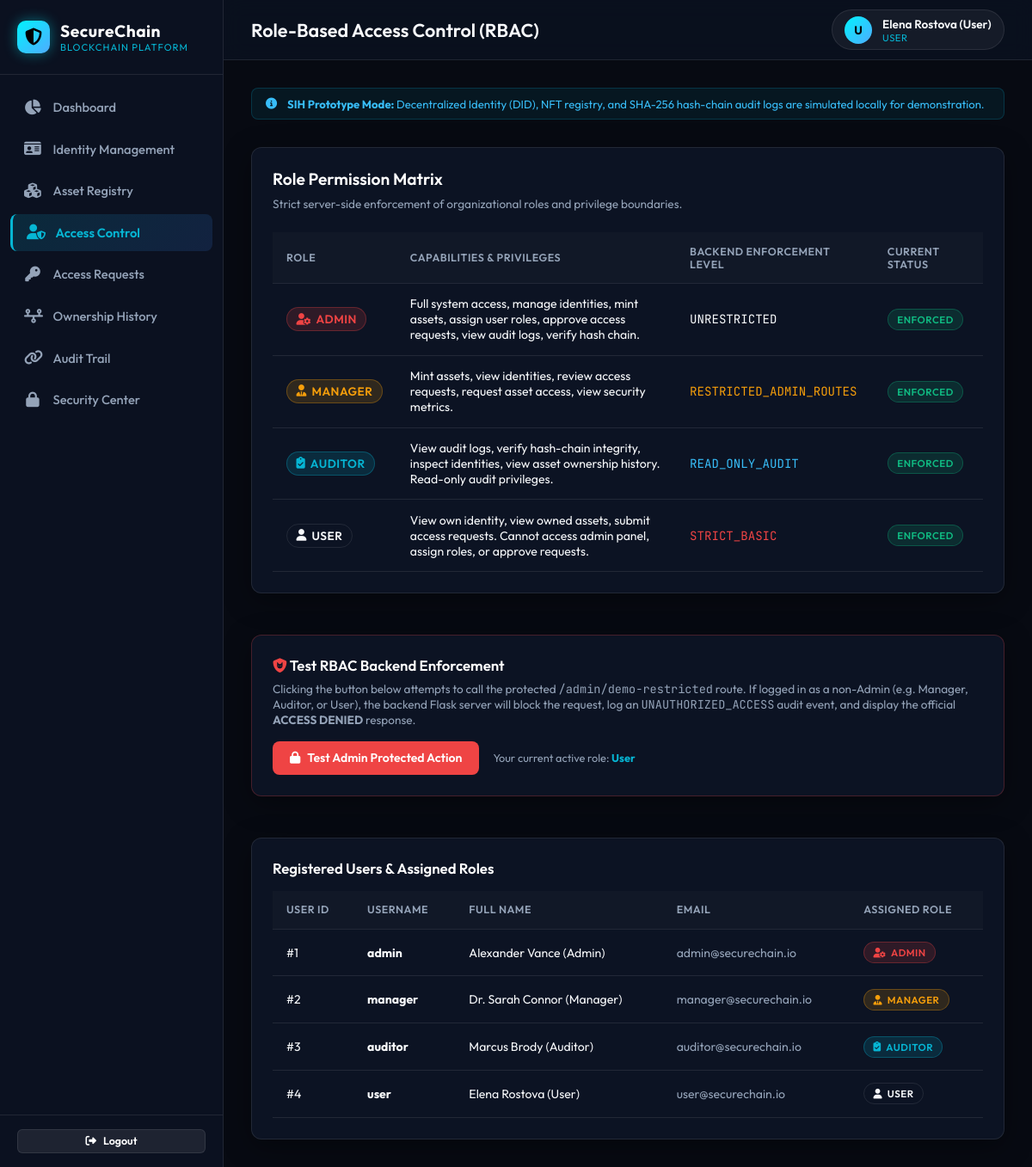
Screenshot of /access-control (signed in) with the database file from the repository.
### tables this page shows
CREATE TABLE users (
        id INTEGER PRIMARY KEY AUTOINCREMENT,
        username TEXT UNIQUE NOT NULL,
        password_hash TEXT NOT NULL,
        role TEXT NOT NULL,
        full_name TEXT NOT NULL,
        email TEXT NOT NULL,
        created_at DATETIME DEFAULT CURRENT_TIMESTAMP
    );

### app.py (the view)
@app.route('/access-control')
@login_required
def access_control():
    conn = get_db_connection()
    users_list = conn.execute('SELECT * FROM users ORDER BY id ASC').fetchall()
    conn.close()
    return render_template('access_control.html', users=users_list)

### app.py (called while the page is built)
@app.context_processor
def inject_user():
    return dict(
        current_user=session.get('username'),
        current_role=session.get('role'),
        current_full_name=session.get('full_name')
    )

### auth.py (called while the page is built)
def login_required(f):
    @wraps(f)
    def decorated_function(*args, **kwargs):
        if 'user_id' not in session:
            flash('Please log in to access this page.', 'warning')
            return redirect(url_for('login'))
        return f(*args, **kwargs)
    return decorated_function

### database.py (called while the page is built)
def get_db_connection():
    conn = sqlite3.connect(DB_PATH)
    conn.row_factory = sqlite3.Row
    return conn

### templates/access_control.html (shortened to what this page needs)
{% extends "base.html" %}
{% block header_title %}Role-Based Access Control (RBAC){% endblock %}
{% block content %}
<div class="glass-card">
  <h2 style="font-size: 1.2rem; font-weight: 600; color: #fff; margin-bottom: 0.5rem;">Role Permission Matrix</h2>
  <p style="font-size: 0.85rem; color: var(--text-muted); margin-bottom: 1.5rem;">
    Strict server-side enforcement of organizational roles and privilege boundaries.
  </p>
  <div class="table-responsive">
    <table class="custom-table">
      <thead>
        <tr>
          <th>Role</th>
          <th>Capabilities & Privileges</th>
          <th>Backend Enforcement Level</th>
          <th>Current Status</th>
        </tr>
      </thead>
      <tbody>
        <tr>
          <td><span class="badge badge-danger" style="font-size: 0.85rem;"><i class="fas fa-user-gear"></i> ADMIN</span></td>
          <td>Full system access, manage identities, mint assets, assign user roles, approve access requests, view audit logs, verify hash chain.</td>
          <td><span class="font-mono text-cyan">UNRESTRICTED</span></td>
          <td><span class="badge badge-verified">ENFORCED</span></td>
        </tr>
        <tr>
          <td><span class="badge badge-warning" style="font-size: 0.85rem;"><i class="fas fa-user-tie"></i> MANAGER</span></td>
          <td>Mint assets, view identities, review access requests, request asset access, view security metrics.</td>
          <td><span class="font-mono" style="color: #f59e0b;">RESTRICTED_ADMIN_ROUTES</span></td>
          <td><span class="badge badge-verified">ENFORCED</span></td>
        </tr>
        <tr>
          <td><span class="badge badge-cyan" style="font-size: 0.85rem;"><i class="fas fa-clipboard-check"></i> AUDITOR</span></td>
          <td>View audit logs, verify hash-chain integrity, inspect identities, view asset ownership history. Read-only audit privileges.</td>
          <td><span class="font-mono" style="color: #38bdf8;">READ_ONLY_AUDIT</span></td>
          <td><span class="badge badge-verified">ENFORCED</span></td>
        </tr>
        <tr>
          <td><span class="badge badge-secondary" style="font-size: 0.85rem; border: 1px solid var(--border-color);"><i class="fas fa-user"></i> USER</span></td>
          <td>View own identity, view owned assets, submit access requests. Cannot access admin panel, assign roles, or approve requests.</td>
          <td><span class="font-mono" style="color: #ef4444;">STRICT_BASIC</span></td>
          <td><span class="badge badge-verified">ENFORCED</span></td>
        </tr>
      </tbody>
    </table>
  </div>
</div>
<div class="glass-card" style="margin-top: 1.5rem; border-color: rgba(239, 68, 68, 0.25);">
  <h3 style="font-size: 1.05rem; font-weight: 600; color: #fff; margin-bottom: 0.5rem;">
    <i class="fas fa-shield-cat" style="color: #ef4444;"></i> Test RBAC Backend Enforcement
  </h3>
  <p style="font-size: 0.85rem; color: var(--text-muted); margin-bottom: 1rem;">
    Clicking the button below attempts to call the protected <code>/admin/demo-restricted</code> route. If logged in as a non-Admin (e.g. Manager, Auditor, or User), the backend Flask server will block the request, log an <code>UNAUTHORIZED_ACCESS</code> audit event, and display the official <strong>ACCESS DENIED</strong> response.
  </p>
  <div style="display: flex; gap: 1rem; align-items: center; flex-wrap: wrap;">
    <a href="{{ url_for('demo_restricted') }}" class="btn btn-danger">
      <i class="fas fa-lock"></i> Test Admin Protected Action
    </a>
    <span style="font-size: 0.8rem; color: var(--text-muted);">
      Your current active role: <strong style="color: var(--primary-cyan);">{{ current_role }}</strong>
    </span>
  </div>
</div>
<div class="glass-card" style="margin-top: 1.5rem;">
  <div style="display: flex; align-items: center; justify-content: space-between; margin-bottom: 1rem;">
    <h3 style="font-size: 1.05rem; font-weight: 600; color: #fff;">Registered Users & Assigned Roles</h3>
  </div>
  <div class="table-responsive">
    <table class="custom-table">
      <thead>
        <tr>
          <th>User ID</th>
          <th>Username</th>
          <th>Full Name</th>
          <th>Email</th>
          <th>Assigned Role</th>
        </tr>
      </thead>
      <tbody>
        {% for u in users %}
        <tr>
          <td>#{{ u.id }}</td>
          <td><strong>{{ u.username }}</strong></td>
          <td>{{ u.full_name }}</td>
          <td style="color: var(--text-muted);">{{ u.email }}</td>
          <td>
            {% if u.role == 'Admin' %}
              <span class="badge badge-danger"><i class="fas fa-user-gear"></i> Admin</span>
            {% elif u.role == 'Manager' %}
              <span class="badge badge-warning"><i class="fas fa-user-tie"></i> Manager</span>
            {% elif u.role == 'Auditor' %}
              <span class="badge badge-cyan"><i class="fas fa-clipboard-check"></i> Auditor</span>
            {% else %}
              <span class="badge badge-secondary" style="border: 1px solid var(--border-color);"><i class="fas fa-user"></i> User</span>
            {% endif %}
          </td>
        </tr>
        {% endfor %}
      </tbody>
    </table>
  </div>
</div>
{% endblock %}

### templates/base.html (shortened to what this page needs)
<!DOCTYPE html>
<html lang="en">
<head>
  <link rel="stylesheet" href="https://cdnjs.cloudflare.com/ajax/libs/font-awesome/6.4.0/css/all.min.css">
  <link rel="stylesheet" href="{{ url_for('static', filename='css/style.css') }}">
</head>
<body>
  {% if current_user %}
  <div class="app-container">
    <aside class="sidebar">
      <div class="sidebar-header">
        <div class="brand-icon">
          <i class="fas fa-shield-halved"></i>
        </div>
        <div class="brand-text">
          <h2>SecureChain</h2>
          <p>Blockchain Platform</p>
        </div>
      </div>
      <nav class="sidebar-nav">
        <a href="{{ url_for('dashboard') }}" class="nav-link {% if request.endpoint == 'dashboard' %}active{% endif %}">
          <i class="fas fa-chart-pie"></i>
          <span class="nav-text">Dashboard</span>
        </a>
        <a href="{{ url_for('identities') }}" class="nav-link {% if request.endpoint == 'identities' %}active{% endif %}">
          <i class="fas fa-id-card"></i>
          <span class="nav-text">Identity Management</span>
        </a>
        <a href="{{ url_for('assets') }}" class="nav-link {% if request.endpoint == 'assets' %}active{% endif %}">
          <i class="fas fa-cubes"></i>
          <span class="nav-text">Asset Registry</span>
        </a>
        <a href="{{ url_for('access_control') }}" class="nav-link {% if request.endpoint == 'access_control' %}active{% endif %}">
          <i class="fas fa-user-shield"></i>
          <span class="nav-text">Access Control</span>
        </a>
        <a href="{{ url_for('access_requests') }}" class="nav-link {% if request.endpoint == 'access_requests' %}active{% endif %}">
          <i class="fas fa-key"></i>
          <span class="nav-text">Access Requests</span>
        </a>
        <a href="{{ url_for('ownership') }}" class="nav-link {% if request.endpoint == 'ownership' %}active{% endif %}">
          <i class="fas fa-timeline"></i>
          <span class="nav-text">Ownership History</span>
        </a>
        <a href="{{ url_for('audit') }}" class="nav-link {% if request.endpoint == 'audit' %}active{% endif %}">
          <i class="fas fa-link"></i>
          <span class="nav-text">Audit Trail</span>
        </a>
        <a href="{{ url_for('security') }}" class="nav-link {% if request.endpoint == 'security' %}active{% endif %}">
          <i class="fas fa-lock"></i>
          <span class="nav-text">Security Center</span>
        </a>
      </nav>
      <div class="sidebar-footer">
        <a href="{{ url_for('logout') }}" class="btn btn-secondary btn-sm" style="width: 100%;">
          <i class="fas fa-sign-out-alt"></i> Logout
        </a>
      </div>
    </aside>
    <div class="main-wrapper">
      <header class="topbar">
        <div class="topbar-left">
          <h1>{% block header_title %}Security Overview{% endblock %}</h1>
        </div>
        <div class="topbar-right">
          <div class="user-badge">
            <div class="user-avatar">{{ current_user[0] | upper }}</div>
            <div class="user-info">
              <span class="user-name">{{ current_full_name or current_user }}</span>
              <span class="user-role">{{ current_role }}</span>
            </div>
          </div>
        </div>
      </header>
      <main class="content-body">
        <div class="disclaimer-banner">
          <i class="fas fa-info-circle"></i>
          <span><strong>SIH Prototype Mode:</strong> Decentralized Identity (DID), NFT registry, and SHA-256 hash-chain audit logs are simulated locally for demonstration.</span>
        </div>
        {% block content %}{% endblock %}
      </main>
    </div>
  </div>
  {% else %}
  <main style="width: 100vw; min-height: 100vh; display: flex; align-items: center; justify-content: center;">
    {% block login_content %}{% endblock %}
  </main>
  {% endif %}
</body>
</html>

### rows the page displays
users: full_name "Elena Rostova (User)", id "4", username "user", email "user@securechain.io", role "User" (drawn)
users: id "1", username "admin", full_name "Alexander Vance (Admin)", email "admin@securechain.io", role "Admin" (drawn)
users: id "2", username "manager", full_name "Dr. Sarah Connor (Manager)", email "manager@securechain.io", role "Manager" (drawn)
users: id "3", username "auditor", full_name "Marcus Brody (Auditor)", email "auditor@securechain.io", role "Auditor" (drawn)

### other values shown
{{ current_user[0] | upper }} "U"
{{ current_role }} "USER"
{{ current_role }} "User"
